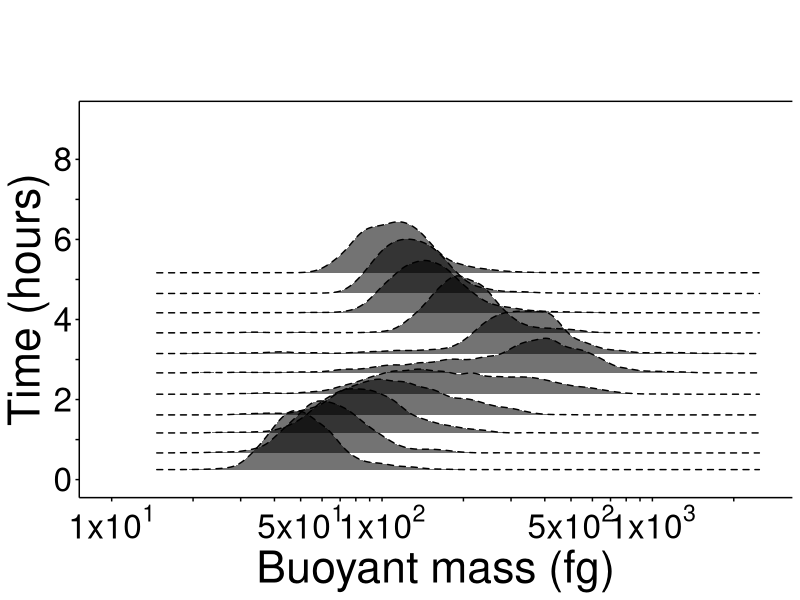

Source code (R): (Note: this script raises an error after producing the figure.)
require("tidyverse")
require("ggridges")
#load data
#set the path in the line below to wherever you store the data locally
data_fig1c <- read.csv("Fig1c1f_SF2c_1G07_1E2_Data_withMetadata.csv")
head(data_fig1c)
tail(data_fig1c)
#
#
#split dataset by replicate
data_fig1c_rep1 <- subset(data_fig1c, data_fig1c$rep == "rep1")
data_fig1c_rep2 <- subset(data_fig1c, data_fig1c$rep == "rep2")
#
#
#calculate mean and median buoyant mass by well for each replicate
#rep1
rep1_groupmean <- tapply(data_fig1c_rep1$Mass, data_fig1c_rep1$SampleTime, mean)
rep1_groupmedian <- tapply(data_fig1c_rep1$Mass, data_fig1c_rep1$SampleTime, median)
rep1_groupIQR <- tapply(data_fig1c_rep1$Mass, data_fig1c_rep1$SampleTime, IQR)
rep1_group_Time_min <- sort(unique(data_fig1c_rep1$SampleTime))
#make a new dataframe of statistics
rep1_stats <- data.frame("Time_min" = rep1_group_Time_min, "meanmass" = rep1_groupmean, "medianmass" = rep1_groupmedian, "IQR" = rep1_groupIQR)
rep1_stats$rCV <- 0.741*rep1_stats$IQR / rep1_stats$medianmass
rep1_stats$Time_hrs <- rep1_stats$Time_min /60
rep1_stats$rep <- rep(1, 11)
#
rep1_stats
#
#rep2
rep2_groupmean <- tapply(data_fig1c_rep2$Mass, data_fig1c_rep2$SampleTime, mean)
rep2_groupmedian <- tapply(data_fig1c_rep2$Mass, data_fig1c_rep2$SampleTime, median)
rep2_groupIQR <- tapply(data_fig1c_rep2$Mass, data_fig1c_rep2$SampleTime, IQR)
rep2_group_Time_min <- sort(unique(data_fig1c_rep2$SampleTime))
#make a new dataframe of statistics
rep2_stats <- data.frame("Time_min" = rep2_group_Time_min, "meanmass" = rep2_groupmean, "medianmass" = rep2_groupmedian, "IQR" = rep2_groupIQR)
rep2_stats$rCV <- 0.741*rep2_stats$IQR / rep2_stats$medianmass
rep2_stats$Time_hrs <- rep2_stats$Time_min /60
rep2_stats$rep <- rep(2, 11)
#
rep2_stats
#
#combine summary stats
bothreps_stats <- rbind(rep1_stats, rep2_stats)
bothreps_stats
#
#
#PLOTS
#
#Figure 1c step 1
#first make plot with replicate 1
temp_1c_rep1 <- ggplot(data_fig1c_rep1, aes(x = Mass, y = SampleTime_hrs, group = SampleTime_hrs, alpha = 0.3)) + ggridges::geom_density_ridges(scale = 3, show.legend = FALSE, fill = "black", linetype = "dashed") +  scale_x_continuous(name = "Buoyant mass (fg)", limits = c(10, 2500), breaks = c(10, 20, 30, 40, 50, 60, 70, 80, 90, 100, 200, 300, 400, 500, 600, 700, 800, 900, 1000, 2000), labels = c(expression("1x10"^1), "", "", "", expression("5x10"^1), "", "", "", "", expression("1x10"^2), "", "", "", expression("5x10"^2), "", "", "", "", expression("1x10"^3), ""), trans = "log10", sec.axis = sec_axis(trans = ~.*1, breaks = c(50, 500), labels = c(0.001, 0.01), name = expression("OD"[600]))) + scale_y_continuous(name = "Time (hours)", limits = c(0,9), breaks = seq(0, 8, 1), labels = c(0,"", 2,"", 4,"", 6, "", 8)) + theme(legend.position = "none", strip.background = element_blank(), strip.text = element_blank(), panel.background = element_blank(), axis.line.x = element_line(colour = "black"), axis.text.x.top = element_text(colour = "white"), axis.line.y = element_line(colour = "black"), axis.ticks = element_line(colour = "black"), axis.ticks.x.top = element_blank(), axis.ticks.y.right = element_blank(),  panel.grid.minor = element_blank(), panel.grid.major = element_blank(), axis.text.y = element_text(colour = "black", size = 24), axis.text.y.right = element_text(colour = "white"), axis.text.x = element_text(colour = "black", size = 24), axis.title.y = element_text(size = 32, angle = 90), axis.title.x = element_text(size = 32), axis.title.x.top = element_text(colour = "white"), axis.title.y.right = element_text(colour = "white"))
temp_1c_rep1
#
#Figure 1c step 2
#make overlay of rep2 on top of previously made plot of rep 1
temp_1c_bothreps <- temp_1c_rep1 + ggridges::geom_density_ridges(data = data_fig1c_rep2, aes(x = Mass, y = SampleTime_hrs, group = SampleTime_hrs, alpha = 0.3), scale = 3, show.legend = FALSE, fill = "gray100")
#
#Figure 1c Final step
#invert axes of previously made overlay plot
Figure1c <- temp_1c_bothreps +coord_flip()
col_bothreps_ridge_inverted
Figure1c
#
#
#Figure 1f 
#median mass
Figure1F <- ggplot(data = bothreps_stats, aes(y= medianmass, x = Time_hrs)) +geom_point(shape = 21, fill = "black", size = 5, alpha = 0.8) +geom_line(aes(group = as.factor(rep)), linetype = "solid") +scale_x_continuous(limits = c(0, 9), breaks = seq(0, 8, 1), labels = c(0, "", 2, "", 4, "", 6, "", 8)) +scale_y_continuous(limits = c(40, 800), breaks = c(40, 50, 60, 70, 80, 90, 100, 200, 300, 400, 500), labels = c(expression("", "5x10"^1), "", "", "", "", "", "", "", "", expression("5x10"^2)), trans = "log", sec.axis = sec_axis(trans = ~.*1, breaks = c(50, 500), labels = c(0.001, 0.01), expression("OD"[600]))) + xlab('Time (hours)') + ylab('Median cell buoyant mass (fg)') + theme(legend.position = "none", strip.background = element_blank(), strip.text = element_blank(), panel.background = element_blank(), axis.line.x = element_line(colour = "black"), axis.line.y = element_line(colour = "black"), axis.ticks.x = element_line(colour = "black"), axis.ticks.y = element_line(colour = "black"), axis.ticks.y.right = element_blank(), panel.grid.minor = element_blank(), panel.grid.major = element_blank(), axis.text.y = element_text(colour = "black", size = 24), axis.text.y.right = element_text(colour = "white"), axis.text.x = element_text(colour = "black", size = 24), axis.title.y = element_text(size = 32, angle = 90), axis.title.y.right = element_text(colour = "white"), axis.title.x = element_text(size = 32))
Figure1F
#
#
#Supplemental Figure 2C
#plot of CV and rCV vs time of each replicate
SuppFigure2C <- ggplot(data = bothreps_stats, aes(y= rCV, x = Time_hrs)) +geom_point(shape = 21, fill = "black", size = 5, alpha = 0.8) +geom_line(aes(group = as.factor(rep)), linetype = "solid")  +scale_x_continuous(limits = c(0, 9), breaks = seq(0, 8, 1), labels = c(0, "", 2, "", 4, "", 6, "", 8)) +scale_y_continuous(limits = c(0, 1), breaks = c(0, 0.5, 1), labels = c(0, 0.5, 1)) + xlab('Time (hours)') + ylab('robust CV cell buoyant mass') + theme(legend.position = "none", strip.background = element_blank(), strip.text = element_blank(), panel.background = element_blank(), axis.line.x = element_line(colour = "black"), axis.line.y = element_line(colour = "black"), axis.ticks.x = element_line(colour = "black"), axis.ticks.y = element_line(colour = "black"), panel.grid.minor = element_blank(), panel.grid.major = element_blank(), axis.text.y = element_text(colour = "black", size = 24), axis.text.x = element_text(colour = "black", size = 24), axis.title.y = element_text(size = 32, angle = 90), axis.title.x = element_text(size = 32))
SuppFigure2C
#
#